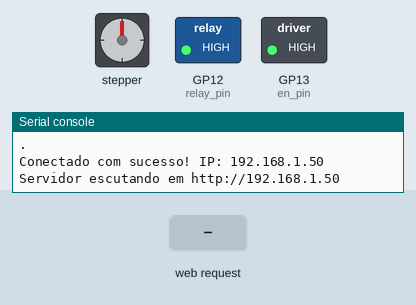
The program below on a simulated Raspberry Pi Pico running MicroPython. On the bench: stepper motor, switched loads named in the program (green lamp = pin HIGH), the last lines printed to the serial console. The inputs (shaded band) are chosen by the test bench. WiFi joins after 1.5 s; the stepper is drawn at 200 steps a turn; pins used as bus, display or sensor lines are not drawn.

Above: at 3.2 s.
3.3 s: HTTP request GET /girar received
At 3.9 s:
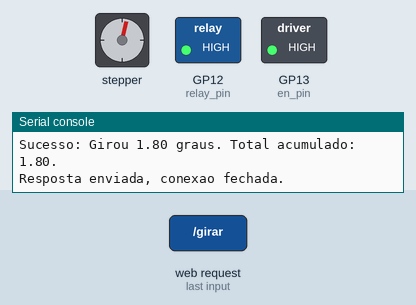
4.8 s: HTTP request GET /disparar received
At 5.4 s:
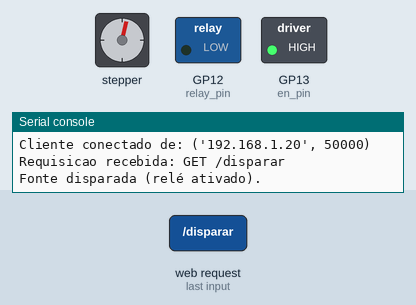
Timing chart, 0 to 11.3 s (numbered marks = the images above; inputs shaded):
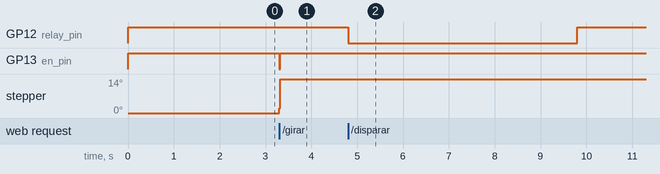

The program:

main.py
```python
import network
import socket
import time
from machine import Pin
import re
import json
import gc
import machine

# ===============================================
# --- CONFIGURAÇÕES DE REDE ---
# ===============================================
SEU_SSID = "MS"
SUA_SENHA = "07092002"
# ===============================================

# ===============================================
# --- CONEXÕES DE HARDWARE E MOTOR ---
# ===============================================
step_pin = Pin(15, Pin.OUT)
dir_pin = Pin(14, Pin.OUT)
en_pin = Pin(13, Pin.OUT)
relay_pin = Pin(12, Pin.OUT)

PASSOS_POR_REVOLUCAO = 1600
GRAUS_POR_REVOLUCAO = 360.0
DELAY_PASSO_US = 1000
PASSO_BASE_PADRAO = 1.8

# ===============================================
# --- Variáveis Globais ---
# ===============================================
graus_acumulados = 0.0
passo_base_ativo = PASSO_BASE_PADRAO
graus_configurados = 1.8
PICO_IP_ADDRESS = "Nao conectado"

# Inicialização do hardware
en_pin.value(1)
relay_pin.value(1)

# ===============================================
# --- FUNÇÕES DE CONTROLE DO MOTOR ---
# ===============================================
# (Todas as funções: girar_graus, dispara_fonte, reiniciar_contador,
# get_status, salvar_config, _gerar_status_voltas, get_config_data


def girar_graus(graus):
    global graus_acumulados, passo_base_ativo, PASSO_BASE_PADRAO
    if graus <= 0 or (graus_acumulados + graus) > GRAUS_POR_REVOLUCAO + 0.01:
        msg = f"Erro: Movimento invalido. Total acumulado {graus_acumulados:.2f}. Tentativa de girar {graus:.2f}."
        print(msg)
        return msg, False
    if abs(graus_acumulados - 0.0) < 0.01:
        passo_base_ativo = graus
        print(f"Novo passo base ativo definido: {passo_base_ativo} graus.")
    en_pin.value(0)
    time.sleep_ms(1)
    passos = int((graus / GRAUS_POR_REVOLUCAO) * PASSOS_POR_REVOLUCAO)
    print(f"Girando {graus:.2f} graus ({passos} passos)...")
    dir_pin.value(1)
    for _ in range(passos):
        step_pin.value(1)
        time.sleep_us(DELAY_PASSO_US)
        step_pin.value(0)
        time.sleep_us(DELAY_PASSO_US)
    graus_acumulados += graus
    reset_msg = ""
    if abs(graus_acumulados - 360.0) < 0.01:
        graus_acumulados = 0.0
        passo_base_ativo = PASSO_BASE_PADRAO
        reset_msg = " Total de 360 atingido, contador e passo base zerados!"
        print("Total de 360° atingido, contador e passo base zerados!")
    en_pin.value(1)
    msg = f"Sucesso: Girou {graus:.2f} graus. Total acumulado: {graus_acumulados:.2f}.{reset_msg}"
    print(msg)
    return msg, True

def dispara_fonte():
    print("Fonte disparada (relé ativado).")
    relay_pin.value(0)
    time.sleep(5)
    relay_pin.value(1)
    print("Fonte desligada (relé desativado).")
    return "Sucesso: Fonte disparada por 5 segundos.", True

def reiniciar_contador():
    global graus_acumulados, passo_base_ativo, PASSO_BASE_PADRAO, graus_configurados
    graus_acumulados = 0.0
    passo_base_ativo = PASSO_BASE_PADRAO
    graus_configurados = PASSO_BASE_PADRAO
    print("Contador de graus zerado! Passo base e graus configurados resetados.")
    return "Sucesso: Contador de graus zerado.", True

def get_status():
    return f"Status: {graus_acumulados:.2f} graus acumulados.", True

def salvar_config(config_data):
    global graus_configurados
    try:
        if 'graus' in config_data:
            graus_configurados = float(config_data['graus'])
            print(f"Novos graus configurados: {graus_configurados}")
            return f"Sucesso: Graus por passo definidos como {graus_configurados}", True
        else:
            return "Erro: 'graus' nao encontrado no JSON.", False
    except Exception as e:
        print(f"Erro ao salvar config: {e}")
        return "Erro: Formato de dados invalido.", False

def _gerar_status_voltas(passo_base=None):
    global graus_acumulados, passo_base_ativo
    base = passo_base
    if base is None:
        base = passo_base_ativo
    if base <= 0:
        return "Passo base invalido"
    try:
        total_voltas_possiveis = int(round(360.0 / base))
        vezes_giradas = int(round(graus_acumulados / base))
        vezes_faltantes = total_voltas_possiveis - vezes_giradas
        str_vezes_giradas = "vez" if vezes_giradas == 1 else "vezes"
        str_vezes_faltantes = "vez" if vezes_faltantes == 1 else "vezes"
        base_str = f"{base:.2f}"
        if float(base_str) != base: base_str = str(base)
        return f"Para {base_str} graus, girou {vezes_giradas} {str_vezes_giradas} e falta {vezes_faltantes} {str_vezes_faltantes} para completar 360 graus"
    except Exception as e:
        print(f"Erro ao calcular status de voltas: {e}")
        return "Erro no calculo de voltas"

def get_config_data():
    global graus_configurados, PICO_IP_ADDRESS
    try:
        if graus_configurados <= 0:
            passos_totais = 0
        else:
            passos_totais = int(round(360.0 / graus_configurados))
    except Exception:
        passos_totais = 0
    config_data = {
        "ip": PICO_IP_ADDRESS,
        "graus": graus_configurados,
        "passos_totais": passos_totais
    }
    return json.dumps(config_data), True

# ===============================================
# --- CONEXÃO WI-FI ---
# ===============================================
def connect_to_wifi(ssid, password):
    global PICO_IP_ADDRESS
    wlan = network.WLAN(network.STA_IF)
    wlan.active(True)
    wlan.connect(ssid, password)
    print(f"Conectando a rede '{ssid}'...")
    timeout = 10
    while timeout > 0:
        if wlan.status() < 0 or wlan.status() >= 3:
            break
        timeout -= 1
        print(".")
        time.sleep(1)
    if wlan.status() != 3:
        PICO_IP_ADDRESS = "Nao conectado"
        print("Falha ao conectar!")
        return None
    else:
        PICO_IP_ADDRESS = wlan.ifconfig()[0]
        print(f"Conectado com sucesso! IP: {PICO_IP_ADDRESS}")
        return PICO_IP_ADDRESS

# ===============================================
# --- SERVIDOR WEB ---
# ===============================================
def start_server(ip_address):
    addr = socket.getaddrinfo('0.0.0.0', 80)[0][-1]
    s = socket.socket()
    s.bind(addr)

    # Aumenta a fila de "espera" de 1 para 5 ---
    s.listen(5)

    print(f"Servidor escutando em http://{ip_address}")
    while True:
        try:
            cl, addr = s.accept()
            print('Cliente conectado de:', addr)
            request_bytes = cl.recv(1024)
            request_str = request_bytes.decode('utf-8')

            headers_end = request_str.find('\r\n\r\n')
            if headers_end == -1:
                cl.close()
                continue

            header_lines = request_str[:headers_end].split('\r\n')
            first_line = header_lines[0]
            body = request_str[headers_end+4:]

            method, url, _ = first_line.split(' ')
            print(f"Requisicao recebida: {method} {url}")

            status_code = 200
            response_msg = ""
            success = True
            passo_base_req = None

            # --- Definição das Rotas---
            if method == 'GET' and url == '/':
                response_msg = "Servidor do Goniometro esta online."
            elif method == 'GET' and url == '/girar':
                passo_base_req = graus_configurados
                response_msg, success = girar_graus(graus_configurados)
            elif method == 'GET' and url.startswith('/girar/'):
                try:
                    graus_str = url.split('/')[-1]
                    graus = float(graus_str)
                    passo_base_req = graus
                    response_msg, success = girar_graus(graus)
                except (ValueError, IndexError):
                    response_msg = "Erro: Formato invalido. Use /girar/NUMERO"; success = False
            elif method == 'GET' and url == '/disparar':
                response_msg, success = dispara_fonte()
            elif method == 'GET' and url == '/reiniciar':
                response_msg, success = reiniciar_contador()
            elif method == 'GET' and url == '/status':
                response_msg, success = get_status()
            elif method == 'GET' and url == '/config':
                response_msg, success = get_config_data()
            elif method == 'POST' and url == '/salvar_config':
                try:
                    data = json.loads(body)
                    response_msg, success = salvar_config(data)
                except Exception as e:
                    print(f"Erro JSON: {e}"); response_msg = "Erro: JSON mal formatado."; success = False
            else:
                response_msg = "Erro: Rota nao encontrada."; success = False; status_code = 404

            # --- Resposta Otimizada (Evita Vazamento de Memória) ---
            if success and status_code != 404: status_code = 200
            elif status_code != 404: status_code = 400

            cl.send('HTTP/1.1 ' + str(status_code) + ' OK\r\n')
            cl.send('Content-Type: application/json\r\n')
            cl.send('Connection: close\r\n\r\n')

            if url == '/config' and success:
                # Envia o JSON da rota /config (que já é uma string)
                cl.sendall(response_msg)
            else:
                # Monta o JSON de status manualmente (sem f-string)
                status_voltas_str = _gerar_status_voltas(passo_base_req)

                cl.sendall('{')
                cl.sendall('"sucesso": ' + ("true" if success else "false") + ',')
                cl.sendall('"mensagem": "' + response_msg + '",')
                cl.sendall('"graus_acumulados": ' + str(graus_acumulados) + ',')
                cl.sendall('"vezes_giradas": "' + status_voltas_str + '"')
                cl.sendall('}')

            cl.close()
            print("Resposta enviada, conexao fechada.")

            # Chama o coletor de lixo APÓS fechar a conexão
            gc.collect()


        except OSError as e:
            if 'cl' in locals(): # Garante que o cliente seja fechado em caso de erro
                cl.close()
            print(f'Erro no servidor: {e}')
            # Se o erro for de memória, reinicia
            if e.args[0] == 12: # ENOMEM (Out of Memory)
                print("!!! ERRO FATAL: Memória esgotada. Reiniciando... !!!")
                time.sleep(1)
                machine.reset()

# ===============================================
# --- EXECUÇÃO PRINCIPAL ---
# ===============================================
ip = connect_to_wifi(SEU_SSID, SUA_SENHA)
if ip:
    start_server(ip)
else:
    print("Nao foi possivel conectar ao Wi-Fi. O servidor nao sera iniciado.")
```

Measured:
- after the input at 3.3 s, GP13 (en_pin): HIGH → LOW at once, → HIGH 0.02 s later; stepper: goes 2° 0.02 s, then 14°, starting at once
- after the input at 4.8 s, GP12 (relay_pin): HIGH → LOW at once, → HIGH 5.0 s later
